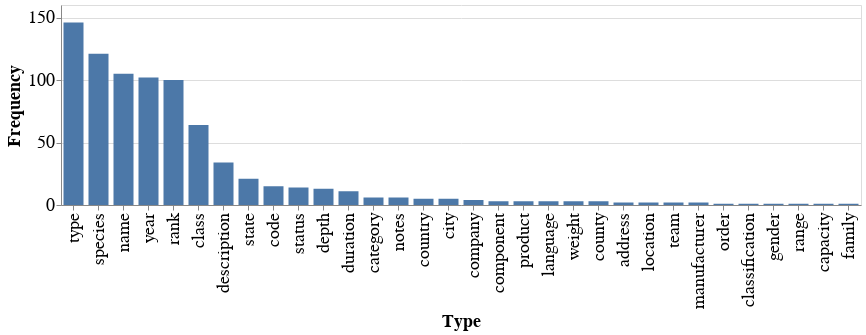

Here is the notebook cell this chart was saved with:
### Code cell
# print(col_true_types)
print(len(col_true_types)) #amount of columns in benchmark

type_frequency_dict = dict(collections.Counter(col_true_types))
print(type_frequency_dict)

df_dict = {'type': list(type_frequency_dict.keys()), 'freq': list(type_frequency_dict.values())}
print(df_dict)
type_frequency_df = pd.DataFrame(df_dict)
alt.Chart(type_frequency_df.reset_index()).mark_bar(size=20).encode(
    x = alt.X('type',
              type='ordinal',
              title = 'Type',
              sort=alt.EncodingSortField(
                field="freq",  
                order="descending"),
              ),
    y = alt.Y('freq', title='Frequency'),
).configure_axis(
    labelFontSize=18,
    titleFontSize=18
).properties(width=800,height=200)

### Figure 1 — Vega-Lite specification as saved in the notebook (floating-point values rounded to 4 significant figures)
{"config": {"view": {"continuousWidth": 400, "continuousHeight": 300}, "axis": {"labelFontSize": 18, "titleFontSize": 18}}, "data": {"name": "data-75934214c1923bdf64660f5c9cbebbd8"}, "mark": {"type": "bar", "size": 20}, "encoding": {"x": {"field": "type", "sort": {"field": "freq", "order": "descending"}, "title": "Type", "type": "ordinal"}, "y": {"field": "freq", "title": "Frequency", "type": "quantitative"}}, "height": 200, "width": 800, "$schema": "https://vega.github.io/schema/vega-lite/v4.17.0.json", "datasets": {"data-75934214c1923bdf64660f5c9cbebbd8": [{"index": 0, "type": "type", "freq": 146}, {"index": 1, "type": "species", "freq": 121}, {"index": 2, "type": "rank", "freq": 100}, {"index": 3, "type": "year", "freq": 102}, {"index": 4, "type": "class", "freq": 64}, {"index": 5, "type": "description", "freq": 34}, {"index": 6, "type": "name", "freq": 105}, {"index": 7, "type": "code", "freq": 15}, {"index": 8, "type": "category", "freq": 6}, {"index": 9, "type": "state", "freq": 21}, {"index": 10, "type": "component", "freq": 3}, {"index": 11, "type": "product", "freq": 3}, {"index": 12, "type": "status", "freq": 14}, {"index": 13, "type": "depth", "freq": 13}, {"index": 14, "type": "address", "freq": 2}, {"index": 15, "type": "country", "freq": 5}, {"index": 16, "type": "duration", "freq": 11}, {"index": 17, "type": "language", "freq": 3}, {"index": 18, "type": "order", "freq": 1}, {"index": 19, "type": "weight", "freq": 3}, {"index": 20, "type": "classification", "freq": 1}, {"index": 21, "type": "gender", "freq": 1}, {"index": 22, "type": "notes", "freq": 6}, {"index": 23, "type": "location", "freq": 2}, {"index": 24, "type": "range", "freq": 1}, {"index": 25, "type": "city", "freq": 5}, {"index": 26, "type": "team", "freq": 2}, {"index": 27, "type": "company", "freq": 4}, {"index": 28, "type": "manufacturer", "freq": 2}, {"index": 29, "type": "capacity", "freq": 1}, {"index": 30, "type": "county", "freq": 3}, {"index": 31, "type": "family", "freq": 1}]}}
